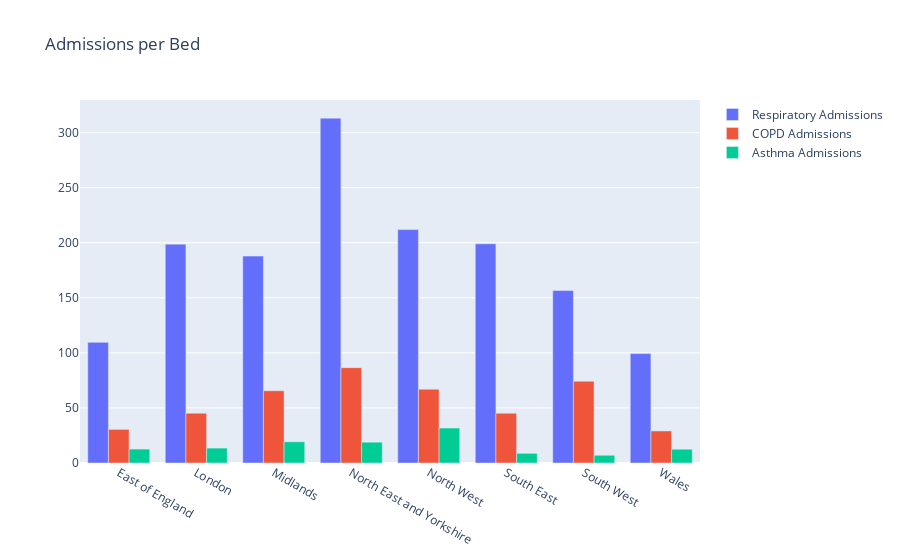

Write notebook code for a chart like this one.
### Code cell
# display the bar chart
fig.show()

### Figure 1 — Plotly figure (JSON) as saved in the notebook; plotly's stock layout.template omitted (floating-point values rounded to 4 significant figures)
{"data": [{"name": "Respiratory Admissions", "type": "bar", "x": ["East of England", "London", "Midlands", "North East and Yorkshire", "North West", "South East", "South West", "Wales"], "y": [109.6, 198.7, 187.9, 313.1, 211.9, 199.0, 156.6, 99.33]}, {"name": "COPD Admissions", "type": "bar", "x": ["East of England", "London", "Midlands", "North East and Yorkshire", "North West", "South East", "South West", "Wales"], "y": [30.53, 45.26, 65.59, 86.58, 67.02, 45.23, 74.33, 29.12]}, {"name": "Asthma Admissions", "type": "bar", "x": ["East of England", "London", "Midlands", "North East and Yorkshire", "North West", "South East", "South West", "Wales"], "y": [12.65, 13.55, 19.26, 18.88, 31.77, 8.777, 7.028, 12.52]}], "layout": {"title": {"text": "Admissions per Bed"}}}
